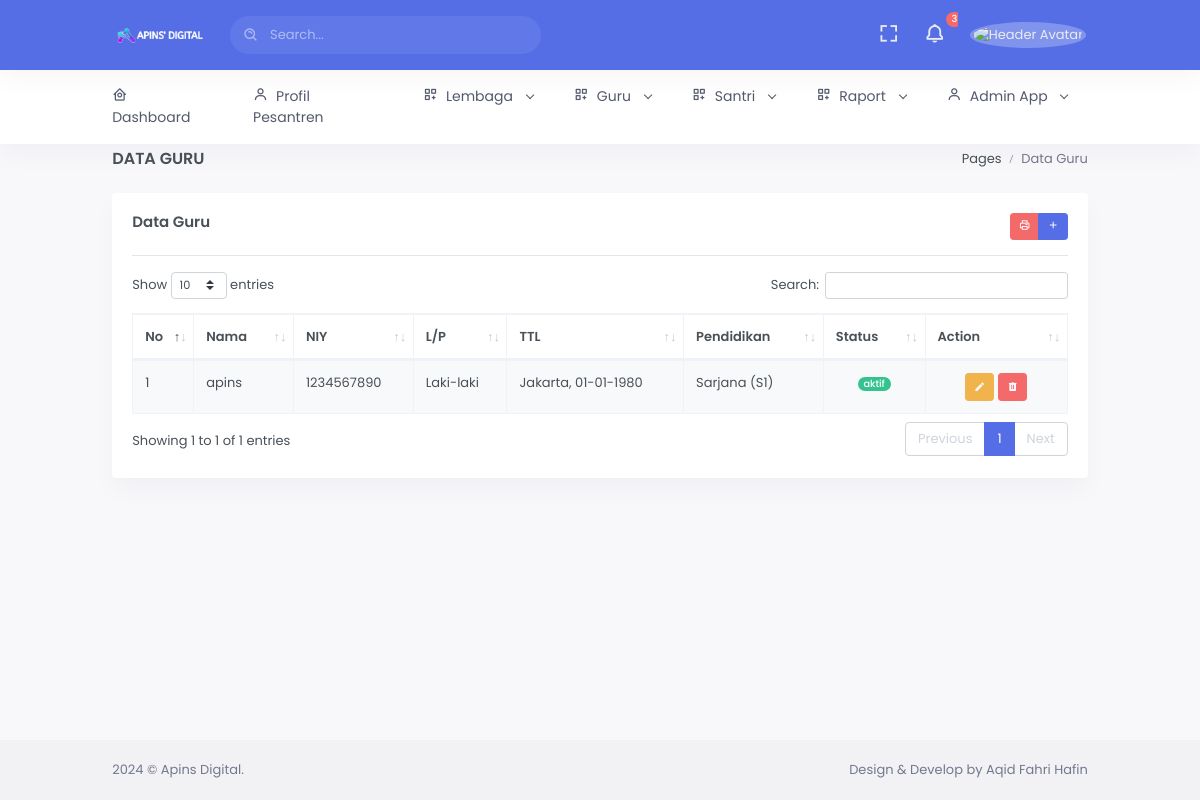
Page /index.php/admin/guru on the committed database.
### tables this page shows
CREATE TABLE guru (
  guru_id VARCHAR(36) PRIMARY KEY,
  niy VARCHAR(20),
  nik VARCHAR(20),
  nama_guru VARCHAR(100),
  tempat_lahir VARCHAR(30),
  tanggal_lahir DATE,
  jenis_kelamin VARCHAR(10),
  alamat_guru TEXT,
  telp_guru VARCHAR(20),
  pendidikan VARCHAR(20),
  photo VARCHAR(255),
  status ENUM('aktif', 'non-aktif'),
	create_at TIMESTAMP DEFAULT CURRENT_TIMESTAMP
);

### application/controllers/admin/Guru.php (called while the page is built, shortened)
<?php
class Guru extends CI_Controller {
	public function __construct() {
        $this->load->model('GuruModel');
    }
	public function index() {
		$data['title'] = 'Data Guru';
		$data['guru'] = $this->GuruModel->get_all_guru();
        $data['content_view'] = 'admin/guru/index';
        $this->load->view('templates/content', $data);
	}
}

### index.php (called while the page is built, shortened)
<?php
require_once BASEPATH.'core/CodeIgniter.php';

### application/models/GuruModel.php (called while the page is built, shortened)
<?php
class GuruModel extends CI_Model {
    public function get_all_guru() {
        $query = $this->db->get('guru');
        return $query->result_array();
    }
}?>

### application/views/admin/guru/index.php (the view, shortened to what this page needs)
<div class="row">
       <div class="col-xl-12">
           <div class="card">
               <div class="card-body">
                   <div class="clearfix">
                       <div class="float-right">
						<div class="btn-group" role="group" aria-label="Basic example">
							<a target="_blank" href="<?php echo site_url('admin/guru/cetak'); ?>"class="btn btn-danger btn-sm"><i class="bx bx-printer label-icon"></i></a>
							<button type="button" class="btn btn-primary btn-sm" data-toggle="modal" data-target=".addguru"><i class="bx bx-plus"></i></button>
						</div>
                       </div>
                       <h4 class="card-title mb-4"><?php echo $title ?></h4>
                       <hr>
                   </div>
                   <div class="table-responsive">
                       <table id="datatable" class="table table-striped table-bordered dt-responsive nowrap"
                           style="border-collapse: collapse; border-spacing: 0; width: 100%;">
                           <thead>
                               <tr>
                                   <th width="10px">No</th>
                                   <th>Nama</th>
                                   <th>NIY</th>
                                   <th>L/P</th>
                                   <th>TTL</th>
                                   <th>Pendidikan</th>
                                   <th>Status</th>
                                   <th width="100px">Action</th>
                               </tr>
                           </thead>
                           <tbody>
							<?php $no = 1; foreach ($guru as $result) {?>
								<tr>
									<td><?php echo $no++; ?></td>
									<td><?php echo $result['nama_guru']; ?></td>
									<td><?php echo $result['niy']; ?></td>
									<td><?php echo $result['jenis_kelamin']; ?></td>
									<td><?php echo $result['tempat_lahir']; ?>, <?php $tanggal_lahir = $result['tanggal_lahir']; $tanggal_lahir_format = date('d-m-Y', strtotime($tanggal_lahir)); echo $tanggal_lahir_format;?></td>
									<td><?php echo $result['pendidikan']; ?></td>
									<td align="center">
										<span class="badge badge-pill badge-<?php echo ($result['status'] == 'aktif') ? 'success' : 'danger'; ?> font-size-8"><?php echo $result['status']; ?></span>
									</td>
									<td align="center">
										<button type="button" class="btn btn-warning btn-sm waves-effect waves-light" data-toggle="modal" data-target=".kelas<?php echo $result['guru_id'] ?>">
												<i class="mdi mdi-pencil"></i>
											</button>
											<button type="button" class="btn btn-danger waves-effect waves-light btn-sm" onclick="hapusguru('<?php echo $result['guru_id']; ?>')">
												<i class="mdi mdi-trash-can"></i>
											</button>
										</td>
								</tr>
							<?php }?>
                           </tbody>
                       </table>
                   </div>
               </div>
           </div>
       </div>
   </div>

### application/views/templates/header.php (shortened to what this page needs)
<!doctype html>
<html lang="en">
<head>
    <link href="<?php echo base_url('public/assets/');?>libs/datatables.net-bs4/css/dataTables.bootstrap4.min.css" rel="stylesheet" type="text/css">
    <link href="<?php echo base_url('public/assets/');?>libs/datatables.net-buttons-bs4/css/buttons.bootstrap4.min.css" rel="stylesheet" type="text/css">
    <link href="<?php echo base_url('public/assets/');?>libs/datatables.net-responsive-bs4/css/responsive.bootstrap4.min.css" rel="stylesheet" type="text/css">
    <link href="<?php echo base_url('public/assets/');?>css/bootstrap.min.css" id="bootstrap-style" rel="stylesheet" type="text/css">
    <link href="<?php echo base_url('public/assets/');?>css/icons.min.css" rel="stylesheet" type="text/css">
    <link href="<?php echo base_url('public/assets/');?>css/app.min.css" id="app-style" rel="stylesheet" type="text/css">
</head>
<body data-topbar="dark" data-layout="horizontal">
<div id="layout-wrapper">
<?php $this->load->view('templates/topbar'); ?>
<?php $this->load->view('templates/topnav'); ?>

### application/views/templates/topbar.php (shortened to what this page needs)
<header id="page-topbar" class="bg-primary">
    <div class="navbar-header">
        <div class="d-flex">
            <div class="navbar-brand-box">
                <a href="#" class="logo logo-light">
                    <span class="logo-lg">
                        <img src="<?php echo base_url('public/assets/');?>images/logo/light.png" alt="" height="23">
                    </span>
                </a>
            </div>
            <form class="app-search d-none d-lg-block">
                <div class="position-relative">
                    <input type="text" class="form-control" placeholder="Search...">
                    <span class="bx bx-search-alt"></span>
                </div>
            </form>
        </div>
        <div class="d-flex">
            <div class="dropdown d-none d-lg-inline-block ml-1">
                <button type="button" class="btn header-item noti-icon waves-effect" data-toggle="fullscreen">
                    <i class="bx bx-fullscreen"></i>
                </button>
            </div>
            <div class="dropdown d-inline-block">
                <button type="button" class="btn header-item noti-icon waves-effect"
                    id="page-header-notifications-dropdown" data-toggle="dropdown" aria-haspopup="true"
                    aria-expanded="false">
                    <i class="bx bx-bell bx-tada"></i>
                    <span class="badge badge-danger badge-pill">3</span>
                </button>
            </div>
            <div class="dropdown d-inline-block">
                <button type="button" class="btn header-item waves-effect" id="page-header-user-dropdown"
                    data-toggle="dropdown" aria-haspopup="true" aria-expanded="false">
                    <img class="rounded-circle header-profile-user" src="<?php echo base_url('public/assets/');?>images/logo1.png" alt="Header Avatar">
                </button>
            </div>
        </div>
    </div>
</header>

### application/views/templates/topnav.php (shortened to what this page needs)
<div class="topnav">
    <div class="container-fluid">
        <nav class="navbar navbar-light navbar-expand-lg topnav-menu">
            <div class="collapse navbar-collapse" id="topnav-menu-content">
                <ul class="navbar-nav">
                    <li class="nav-item">
                        <a class="nav-link  arrow-none" href="<?php echo base_url('/dashboard');?>" id="topnav-dashboard" role="button"
                            aria-expanded="false">
                            <i class="bx bx-home-circle mr-2"></i>Dashboard </a>
                    </li>
                    <li class="nav-item">
                        <a class="nav-link  arrow-none" href="<?php echo base_url('/pesantren');?>" id="topnav-dashboard"
                            aria-expanded="false">
                            <i class="bx bx-user mr-2"></i>Profil Pesantren </a>
                    </li>
                    <li class="nav-item dropdown">
                        <a class="nav-link dropdown-toggle arrow-none" href="#" id="topnav-dashboard"
                            role="button" data-toggle="dropdown" aria-haspopup="true" aria-expanded="false">
                            <i class="bx bx-customize mr-2"></i>Lembaga <div class="arrow-down"></div>
                        </a>
                    </li>
                    <li class="nav-item dropdown">
                        <a class="nav-link dropdown-toggle arrow-none" href="#" id="topnav-dashboard"
                            role="button" data-toggle="dropdown" aria-haspopup="true" aria-expanded="false">
                            <i class="bx bx-customize mr-2"></i>Guru <div class="arrow-down"></div>
                        </a>
                    </li>
                    <li class="nav-item dropdown">
                        <a class="nav-link dropdown-toggle arrow-none" href="#" id="topnav-dashboard"
                            role="button" data-toggle="dropdown" aria-haspopup="true" aria-expanded="false">
                            <i class="bx bx-customize mr-2"></i>Santri <div class="arrow-down"></div>
                        </a>
                    </li>
                    <li class="nav-item dropdown">
                        <a class="nav-link dropdown-toggle arrow-none" href="#" id="topnav-dashboard"
                            role="button" data-toggle="dropdown" aria-haspopup="true" aria-expanded="false">
                            <i class="bx bx-customize mr-2"></i>Raport <div class="arrow-down"></div>
                        </a>
                    </li>
                    <li class="nav-item dropdown">
                        <a class="nav-link dropdown-toggle arrow-none" href="#" id="topnav-dashboard"
                            role="button" data-toggle="dropdown" aria-haspopup="true" aria-expanded="false">
                            <i class="bx bx-user mr-2"></i>Admin App <div class="arrow-down"></div>
                        </a>
                    </li>
                </ul>
            </div>
        </nav>
    </div>
</div>
<div class="main-content">
    <div class="page-content">
        <div class="container-fluid">
            <div class="row">
                <div class="col-12">
                    <div class="page-title-box d-flex align-items-center justify-content-between">
                        <h4 class="mb-0 font-size-18"><?php echo $title?></h4>
                        <div class="page-title-right">
                            <ol class="breadcrumb m-0">
                                <li class="breadcrumb-item"><a href="javascript: void(0);">Pages</a></li>
                                <li class="breadcrumb-item active"><?php echo $title?></li>
                            </ol>
                        </div>
                    </div>
                </div>
            </div>

### application/views/templates/content.php
<?php $this->load->view('templates/header'); ?>
    <div id="content">
        <?php $this->load->view($content_view); ?>
    </div>
<?php $this->load->view('templates/footer'); ?>

### application/views/templates/footer.php (shortened to what this page needs)
</div>
</div>
<footer class="footer">
    <div class="container-fluid">
        <div class="row">
            <div class="col-sm-6">
                 © Apins Digital.
            </div>
            <div class="col-sm-6">
                <div class="text-sm-right d-none d-sm-block">
                    Design & Develop by Aqid Fahri Hafin
                </div>
            </div>
        </div>
    </div>
</footer>
</div>
</div>
</body>
</html>

### rows in the picture
guru: nama_guru "apins", niy "1234567890", jenis_kelamin "Laki-laki", tempat_lahir "Jakarta", tanggal_lahir "01-01-1980", pendidikan "Sarjana (S1)", status "aktif"

### other values in the picture
$title "DATA GURU"
$title "Data Guru"
